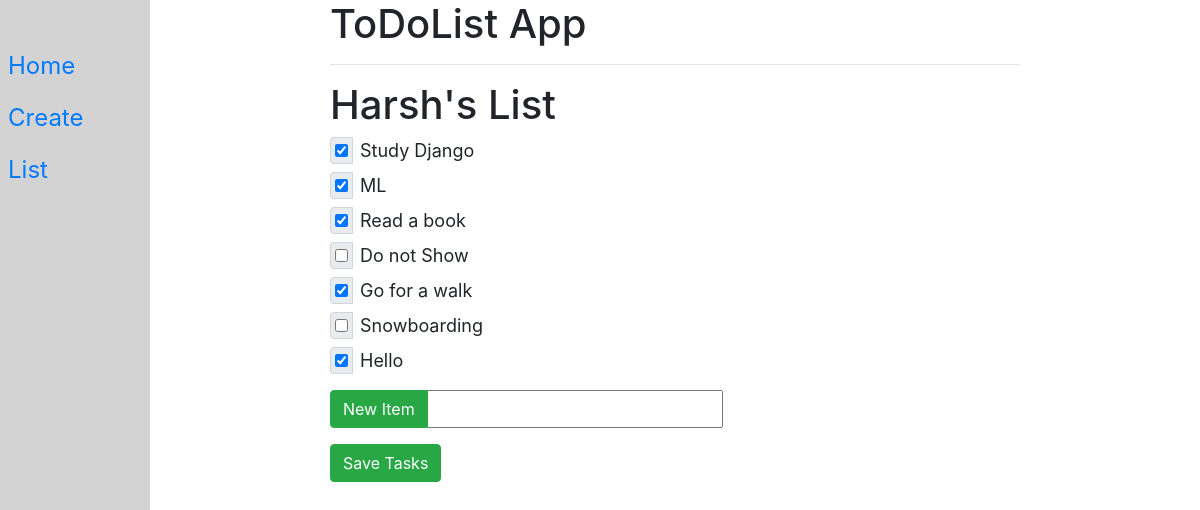
/1/, run on the app's committed database.
### todolistapp/models.py (models this page shows, shortened)
class TodoList(models.Model):
    name=models.CharField(max_length=100)
    def __str__(self):
        return self.name

class Item(models.Model):
    name=models.CharField(max_length=100)
    todolist=models.ForeignKey(TodoList,on_delete=models.CASCADE)
    completed=models.BooleanField(default=False)

### todolistapp/views.py (the view, shortened to what this page needs)
# urls.py: path("<int:id>/", views.index, name='index'),
def index(request,id):
    t=TodoList.objects.get(id=id)
    return render(request, "todolistapp/base.html", {"List": t})

### todolistapp/templates/todolistapp/base.html (shortened to what this page needs)
{% extends "todolistapp/parent.html" %}
{% block headingblock %}
    <h1>ToDoList App</h1>
{% endblock %}
{% block contentblock %}
    <h1 >{{List}}</h1>
    <form method="post" action="#">
            {% for item in List.item_set.all %}
                <div class="input-group mb-2">
                    <div class="input-group-prepend">
                        <div class="input-group-text pr-1 pl-1 mr-2">
                            {% if item.completed %}
                                <input type="checkbox" value="clicked" name="c{{item.id}}" checked>
                            {% else %}
                                <input type="checkbox" value="clicked" name="c{{item.id}}">
                            {% endif %}
                        </div>
                    </div>
                    {{item.name}}
                </div>
            {% endfor %}
        <div class="input-group mt-3 mb-3">
            <div class="input-group-prepend">
                <button type="submit" name="newitem" value="pressed" class="btn btn-success">New Item</button>
            </div>
            <input type="text" name="new">
        </div>
        <button type="submit" name="save" value="pressed" class="btn btn-success">Save Tasks</button>
    </form>
{% endblock %}

### data on the page
TodoList: name "Harsh's List"
Item: name "Study Django"
Item: name "ML"
Item: name "Read a book"
Item: name "Do not Show"
Item: name "Go for a walk"
Item: name "Snowboarding"
Item: name "Hello"
